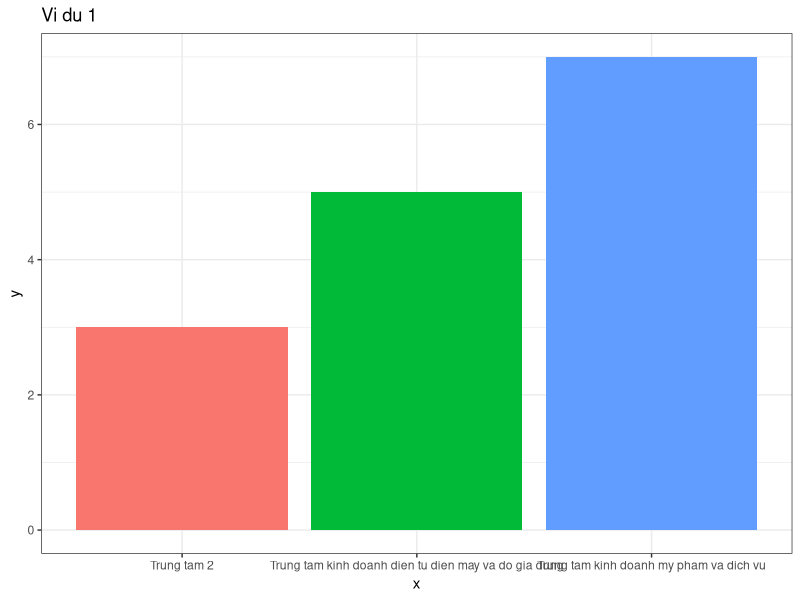
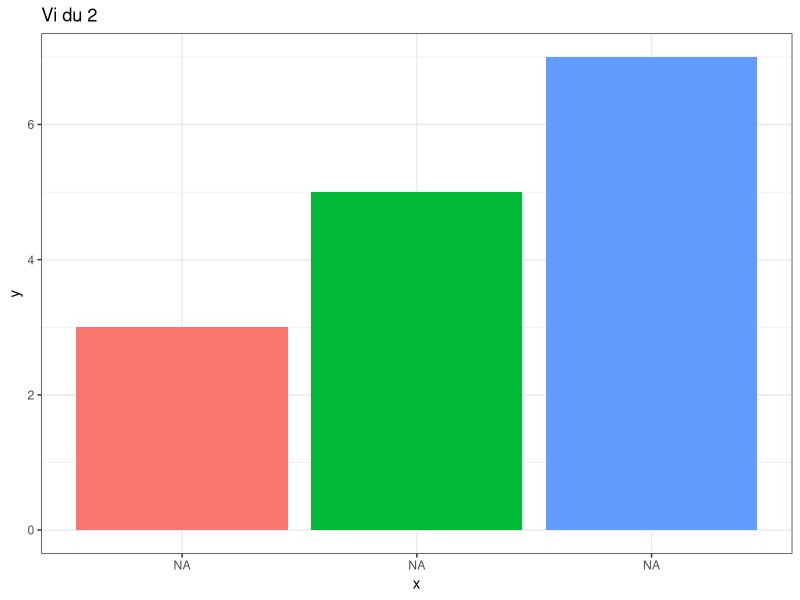

These figures' R source, in order:
## ---- chunk 1
knitr::opts_chunk$set(echo = TRUE, warning = F, message = F)
## ---- chunk 2
library(dplyr)
library(ggplot2)

data <- data.frame(x = c("Trung tam kinh doanh dien tu dien may va do gia dung", 
                         "Trung tam 2", 
                         "Trung tam kinh doanh my pham va dich vu"),
                   y = c(5,3,7))

# Vẽ biểu đồ thông thường, không xử lý với factor
data %>% 
  ggplot(aes(x, y)) + 
  geom_bar(stat = "identity", aes(fill = x)) +
  theme_bw() +
  theme(legend.position = "none") +
  ggtitle("Vi du 1")
## ---- chunk 3
library(stringr)
data %>% 
  ggplot(aes(x, y)) + 
  geom_bar(stat = "identity", aes(fill = x)) +
  theme_bw() +
  theme(legend.position = "none") +
  scale_x_discrete(labels = str_wrap(levels(data$x), width = 20)) +
  ggtitle("Vi du 2")
